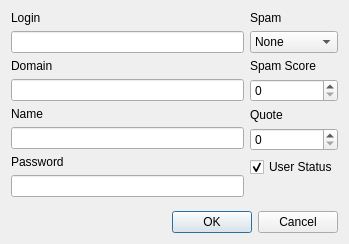
<ui version="4.0" >
 <class>DialogAdd</class>
 <widget class="QDialog" name="DialogAdd" >
  <property name="geometry" >
   <rect>
    <x>0</x>
    <y>0</y>
    <width>349</width>
    <height>244</height>
   </rect>
  </property>
  <property name="windowTitle" >
   <string>Add User</string>
  </property>
  <layout class="QVBoxLayout" name="verticalLayout_3" >
   <item>
    <layout class="QHBoxLayout" name="horizontalLayout" >
     <item>
      <layout class="QVBoxLayout" name="verticalLayout_2" >
       <item>
        <widget class="QLabel" name="label" >
         <property name="text" >
          <string>Login</string>
         </property>
        </widget>
       </item>
       <item>
        <widget class="QLineEdit" name="lineEdit_Login" >
         <property name="sizePolicy" >
          <sizepolicy vsizetype="Fixed" hsizetype="Expanding" >
           <horstretch>0</horstretch>
           <verstretch>0</verstretch>
          </sizepolicy>
         </property>
        </widget>
       </item>
       <item>
        <widget class="QLabel" name="label_3" >
         <property name="text" >
          <string>Domain</string>
         </property>
        </widget>
       </item>
       <item>
        <widget class="QLineEdit" name="lineEdit_Domain" >
         <property name="sizePolicy" >
          <sizepolicy vsizetype="Fixed" hsizetype="Expanding" >
           <horstretch>0</horstretch>
           <verstretch>0</verstretch>
          </sizepolicy>
         </property>
        </widget>
       </item>
       <item>
        <widget class="QLabel" name="label_2" >
         <property name="text" >
          <string>Name</string>
         </property>
        </widget>
       </item>
       <item>
        <widget class="QLineEdit" name="lineEdit_Name" >
         <property name="sizePolicy" >
          <sizepolicy vsizetype="Fixed" hsizetype="Expanding" >
           <horstretch>0</horstretch>
           <verstretch>0</verstretch>
          </sizepolicy>
         </property>
         <property name="alignment" >
          <set>Qt::AlignLeading|Qt::AlignLeft|Qt::AlignVCenter</set>
         </property>
        </widget>
       </item>
       <item>
        <widget class="QLabel" name="label_7" >
         <property name="text" >
          <string>Password</string>
         </property>
        </widget>
       </item>
       <item>
        <widget class="QLineEdit" name="lineEdit_Password" />
       </item>
       <item>
        <spacer name="verticalSpacer_2" >
         <property name="orientation" >
          <enum>Qt::Vertical</enum>
         </property>
         <property name="sizeHint" stdset="0" >
          <size>
           <width>20</width>
           <height>40</height>
          </size>
         </property>
        </spacer>
       </item>
      </layout>
     </item>
     <item>
      <layout class="QVBoxLayout" name="verticalLayout" >
       <item>
        <widget class="QLabel" name="label_4" >
         <property name="text" >
          <string>Spam</string>
         </property>
        </widget>
       </item>
       <item>
        <widget class="QComboBox" name="comboBox_Spam" >
         <property name="currentIndex" >
          <number>0</number>
         </property>
         <item>
          <property name="text" >
           <string>None</string>
          </property>
         </item>
         <item>
          <property name="text" >
           <string>Body</string>
          </property>
         </item>
         <item>
          <property name="text" >
           <string>Subject</string>
          </property>
         </item>
         <item>
          <property name="text" >
           <string>Reject</string>
          </property>
         </item>
        </widget>
       </item>
       <item>
        <widget class="QLabel" name="label_5" >
         <property name="text" >
          <string>Spam Score</string>
         </property>
        </widget>
       </item>
       <item>
        <widget class="QSpinBox" name="spinBox_Spam_Score" >
         <property name="maximum" >
          <number>10</number>
         </property>
        </widget>
       </item>
       <item>
        <widget class="QLabel" name="label_6" >
         <property name="text" >
          <string>Quote</string>
         </property>
        </widget>
       </item>
       <item>
        <widget class="QSpinBox" name="spinBox_Quote" >
         <property name="maximum" >
          <number>1000</number>
         </property>
        </widget>
       </item>
       <item>
        <widget class="QCheckBox" name="checkBox" >
         <property name="text" >
          <string>User Status</string>
         </property>
         <property name="checked" >
          <bool>true</bool>
         </property>
        </widget>
       </item>
       <item>
        <spacer name="verticalSpacer" >
         <property name="orientation" >
          <enum>Qt::Vertical</enum>
         </property>
         <property name="sizeHint" stdset="0" >
          <size>
           <width>20</width>
           <height>40</height>
          </size>
         </property>
        </spacer>
       </item>
      </layout>
     </item>
    </layout>
   </item>
   <item>
    <widget class="QDialogButtonBox" name="buttonBox" >
     <property name="orientation" >
      <enum>Qt::Horizontal</enum>
     </property>
     <property name="standardButtons" >
      <set>QDialogButtonBox::Cancel|QDialogButtonBox::Ok</set>
     </property>
    </widget>
   </item>
  </layout>
 </widget>
 <resources/>
 <connections>
  <connection>
   <sender>buttonBox</sender>
   <signal>rejected()</signal>
   <receiver>DialogAdd</receiver>
   <slot>reject()</slot>
   <hints>
    <hint type="sourcelabel" >
     <x>271</x>
     <y>217</y>
    </hint>
    <hint type="destinationlabel" >
     <x>271</x>
     <y>119</y>
    </hint>
   </hints>
  </connection>
 </connections>
</ui>
